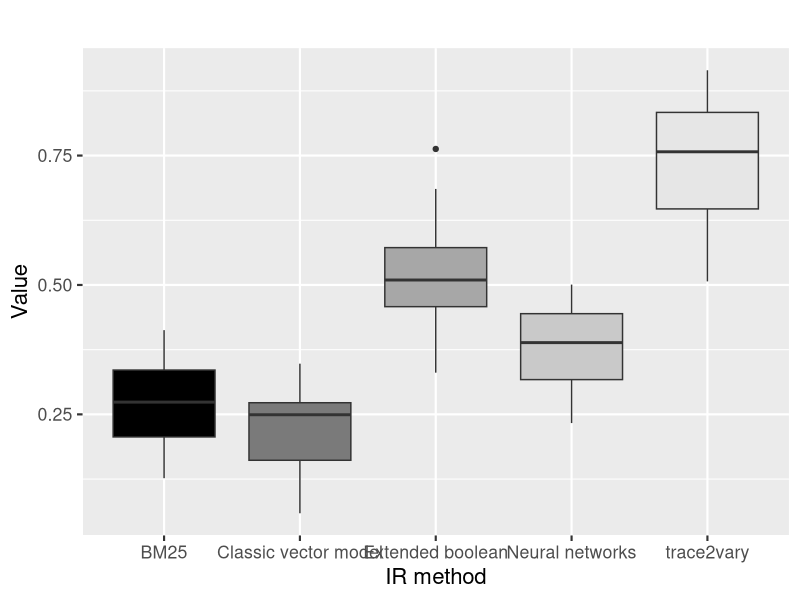
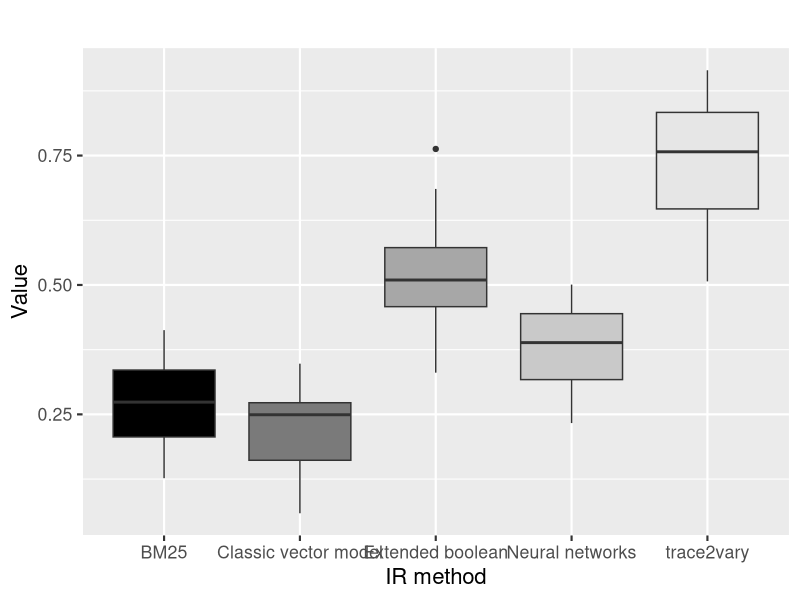

Here is the R script that generated these plots, in order:
#loading library
require("ggplot2")

# selecting the current directory
setwd("/Users/tassiovale/Dropbox/PhD Thesis/trace2vary/trace_recovery/results/")

# read csv file
data <- read.csv("results_output.csv")

ggplot(data=data, aes(x=method, y=fmeasure, fill=method)) +
    geom_boxplot() +
scale_fill_grey(start = 0, end = .9) +
guides(fill=FALSE) +
ggtitle("") +
labs(x="", y="") +
theme_grey(base_size = 16) +
xlab("IR method") +
ylab("Value")

ggsave("results_fmeasure_chart.eps")
